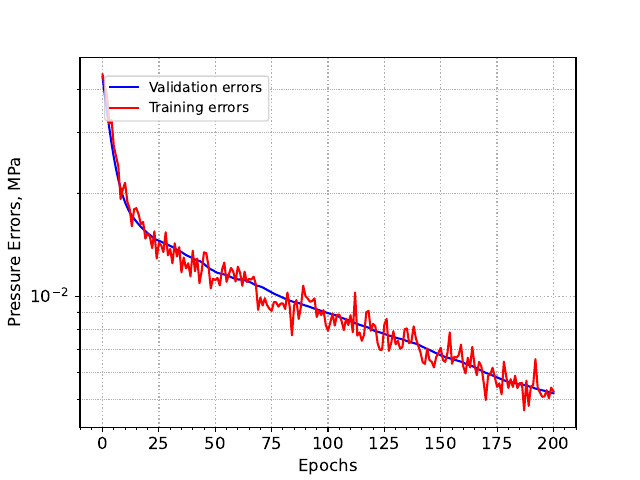

Write the Julia code that produced this figure.
using DataFrames
using CSV

df = CSV.read("figure3.csv", DataFrame)
using PyPlot
using PyCall
@pyimport matplotlib.patches as mpatches
@pyimport matplotlib.transforms as mtransforms

fig, ax = subplots(dpi=1200)

# Plot data
ax.plot(df.Epoch, df.Validation_errors, label="Validation errors", color="blue")
ax.plot(df.Epoch, df.Training_erros, label="Training errors", color="red")

# Set log scale on y-axis
ax.set_yscale("log")

# Axis labels and title
ax.set_xlabel("Epochs", fontsize=12)
ax.set_ylabel("Pressure Errors, MPa", fontsize=12)


# Enable minor ticks
ax.minorticks_on()
# Grid: Only on y-axis
ax.yaxis.grid(true, which="major", linestyle=":", linewidth=1)    # major y grid
ax.yaxis.grid(true, which="minor", linestyle=":", linewidth=0.5)  # minor y grid

ax.xaxis.grid(true, which="major", linestyle=":", linewidth=1)    # major y grid
# ax.xaxis.grid(false, which="minor")  # minor y grid

# Legend
ax.legend(loc="upper left", bbox_to_anchor=(0.05, 0.95), borderaxespad=0.)
ax.tick_params(labelsize=12)
# Display plot
display(fig)
fig.savefig("Figure3.pdf", dpi=1200)
PyPlot.close(fig)

